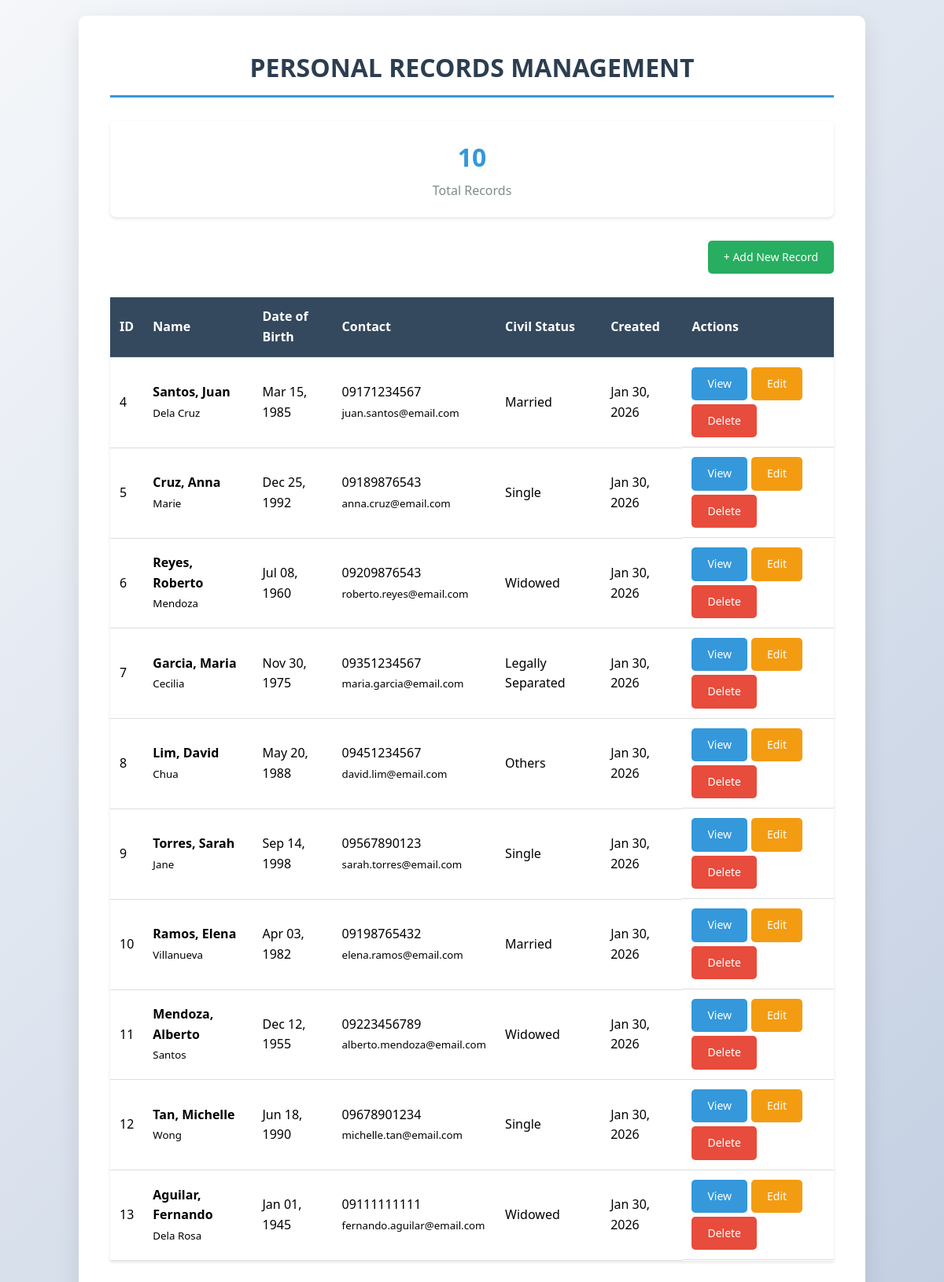
The page / on the database its author committed.
### tables this page shows
CREATE TABLE `personal_data` (
  `id` int(11) NOT NULL,
  `last_name` varchar(100) NOT NULL,
  `first_name` varchar(100) NOT NULL,
  `middle_name` varchar(100) DEFAULT NULL,
  `suffix` varchar(20) DEFAULT NULL,
  `dob` date NOT NULL,
  `sex` enum('Male','Female') NOT NULL,
  `civil_status` varchar(50) NOT NULL,
  `civil_status_other` varchar(100) DEFAULT NULL,
  `tin` varchar(50) DEFAULT NULL,
  `nationality` varchar(100) NOT NULL,
  `religion` varchar(100) DEFAULT NULL,
  `pob_city_municipality` varchar(100) NOT NULL,
  `pob_province` varchar(100) DEFAULT NULL,
  `pob_country` varchar(100) DEFAULT 'Philippines',
  `birth_same_as_home` tinyint(1) DEFAULT 0,
  `home_address` text DEFAULT NULL,
  `mobile` varchar(20) NOT NULL,
  `email` varchar(100) NOT NULL,
  `telephone` varchar(50) DEFAULT NULL,
  `father_last_name` varchar(100) DEFAULT NULL,
  `father_first_name` varchar(100) DEFAULT NULL,
  `father_middle_name` varchar(100) DEFAULT NULL,
  `father_suffix` varchar(20) DEFAULT NULL,
  `father_dob` date DEFAULT NULL,
  `mother_last_name` varchar(100) DEFAULT NULL,
  `mother_first_name` varchar(100) DEFAULT NULL,
  `mother_middle_name` varchar(100) DEFAULT NULL,
  `mother_suffix` varchar(20) DEFAULT NULL,
  `mother_dob` date DEFAULT NULL,
  `created_at` timestamp NOT NULL DEFAULT current_timestamp()
);

### functions.php (called while the page is built, shortened)
<?php
function getDB() {
    return getDBConnection();
}
function getAllRecords($page = 1, $perPage = 10) {
    $pdo = getDB();
    $offset = ($page - 1) * $perPage;
    $sql = "SELECT SQL_CALC_FOUND_ROWS * FROM personal_data ORDER BY created_at DESC LIMIT " . (int)$perPage . " OFFSET " . (int)$offset;
    $stmt = $pdo->query($sql);
    $records = $stmt->fetchAll();
    $totalStmt = $pdo->query("SELECT FOUND_ROWS()");
    $total = $totalStmt->fetchColumn();
    return ['records' => $records, 'total' => $total, 'pages' => ceil($total / $perPage)];
}
?>

### index.php (the view, shortened to what this page needs)
<?php
require_once 'functions.php';
$page = isset($_GET['page']) ? max(1, intval($_GET['page'])) : 1;
$perPage = 10;
$result = getAllRecords($page, $perPage);
$records = $result['records'];
$totalRecords = $result['total'];
?>
<!DOCTYPE html>
<html lang="en">
<head>
    <link rel="stylesheet" href="css/style.css">
</head>
<body>
    <div class="container">
        <h1>PERSONAL RECORDS MANAGEMENT</h1>
        <div class="stats">
            <div class="stat-card">
                <div class="stat-number"><?php echo $totalRecords; ?></div>
                <div class="stat-label">Total Records</div>
            </div>
        </div>
        <div class="dashboard-header">
            <a href="create.php" class="btn btn-success">+ Add New Record</a>
        </div>
        <?php if (count($records) > 0): ?>
            <table>
                <thead>
                    <tr>
                        <th>ID</th>
                        <th>Name</th>
                        <th>Date of Birth</th>
                        <th>Contact</th>
                        <th>Civil Status</th>
                        <th>Created</th>
                        <th>Actions</th>
                    </tr>
                </thead>
                <tbody>
                    <?php foreach ($records as $record): ?>
                        <tr>
                            <td><?php echo $record['id']; ?></td>
                            <td>
                                <strong><?php echo htmlspecialchars($record['last_name'] . ', ' . $record['first_name']); ?></strong>
                                <?php if ($record['middle_name']): ?>
                                    <br><small><?php echo htmlspecialchars($record['middle_name']); ?></small>
                                <?php endif; ?>
                            </td>
                            <td><?php echo date('M d, Y', strtotime($record['dob'])); ?></td>
                            <td>
                                <?php echo htmlspecialchars($record['mobile']); ?><br>
                                <small><?php echo htmlspecialchars($record['email']); ?></small>
                            </td>
                            <td><?php echo htmlspecialchars($record['civil_status']); ?></td>
                            <td><?php echo date('M d, Y', strtotime($record['created_at'])); ?></td>
                            <td class="actions">
                                <a href="view.php?id=<?php echo $record['id']; ?>" class="btn btn-view">View</a>
                                <a href="edit.php?id=<?php echo $record['id']; ?>" class="btn btn-edit">Edit</a>
                                <a href="delete.php?id=<?php echo $record['id']; ?>"
                                   class="btn btn-delete"
                                   onclick="return confirm('Are you sure you want to delete this record? This action cannot be undone.')">Delete</a>
                            </td>
                        </tr>
                    <?php endforeach; ?>
                </tbody>
            </table>
        <?php endif; ?>
    </div>
</body>
</html>

### css/style.css (style rules this page uses)
:root { --primary-color: #3498db; --primary-dark: #2980b9; --danger-color: #e74c3c; --success-color: #27ae60; --text-dark: #2c3e50; --text-gray: #7f8c8d; --bg-light: #ecf0f1; --border-color: #bdc3c7; }
* { box-sizing: border-box; font-family: 'Segoe UI', Tahoma, Geneva, Verdana, sans-serif; margin: 0; padding: 0; }
body { background: linear-gradient(135deg, #f5f7fa 0%, #c3cfe2 100%); padding: 20px; line-height: 1.6; }
.container { max-width: 1000px; margin: 0 auto; background: white; padding: 40px; border-radius: 10px; box-shadow: 0 10px 30px rgba(0,0,0,0.1); }
h1 { color: var(--text-dark); text-align: center; margin-bottom: 30px; border-bottom: 3px solid var(--primary-color); padding-bottom: 10px; }

### index.php (style rules this page uses)
.dashboard-header { display: flex; justify-content: flex-end; align-items: center; margin-bottom: 30px; }
.btn { padding: 10px 20px; border: none; border-radius: 5px; cursor: pointer; text-decoration: none; display: inline-block; font-size: 14px; transition: opacity 0.3s; }
.btn-success { background: #27ae60; color: white; }
.btn-view { background: #3498db; color: white; }
.btn-edit { background: #f39c12; color: white; }
.btn-delete { background: #e74c3c; color: white; }
table { width: 100%; border-collapse: collapse; margin-top: 20px; background: white; box-shadow: 0 2px 4px rgba(0,0,0,0.1); }
th, td { padding: 12px; text-align: left; border-bottom: 1px solid #ddd; }
th { background: #34495e; color: white; font-weight: 600; }
.actions { display: flex; gap: 5px; flex-wrap: wrap; }
.stats { display: grid; grid-template-columns: repeat(auto-fit, minmax(200px, 1fr)); gap: 20px; margin-bottom: 30px; }
.stat-card { background: white; padding: 20px; border-radius: 8px; box-shadow: 0 2px 4px rgba(0,0,0,0.1); text-align: center; }
.stat-number { font-size: 2em; font-weight: bold; color: #3498db; }
.stat-label { color: #7f8c8d; margin-top: 5px; }

### rows shown on the page
personal_data: id "4", last_name+first_name "Santos, Juan", middle_name "Dela Cruz", dob "Mar 15, 1985", mobile "09171234567", email "juan.santos@email.com", civil_status "Married", created_at "Jan 30, 2026"
personal_data: id "5", last_name+first_name "Cruz, Anna", middle_name "Marie", dob "Dec 25, 1992", mobile "09189876543", email "anna.cruz@email.com", civil_status "Single", created_at "Jan 30, 2026"
personal_data: id "6", last_name+first_name "Reyes, Roberto", middle_name "Mendoza", dob "Jul 08, 1960", mobile "09209876543", email "roberto.reyes@email.com", civil_status "Widowed", created_at "Jan 30, 2026"
personal_data: id "7", last_name+first_name "Garcia, Maria", middle_name "Cecilia", dob "Nov 30, 1975", mobile "09351234567", email "maria.garcia@email.com", civil_status "Legally Separated", created_at "Jan 30, 2026"
personal_data: id "8", last_name+first_name "Lim, David", middle_name "Chua", dob "May 20, 1988", mobile "09451234567", email "david.lim@email.com", civil_status "Others", created_at "Jan 30, 2026"
personal_data: id "9", last_name+first_name "Torres, Sarah", middle_name "Jane", dob "Sep 14, 1998", mobile "09567890123", email "sarah.torres@email.com", civil_status "Single", created_at "Jan 30, 2026"
personal_data: id "10", last_name+first_name "Ramos, Elena", middle_name "Villanueva", dob "Apr 03, 1982", mobile "09198765432", email "elena.ramos@email.com", civil_status "Married", created_at "Jan 30, 2026"
personal_data: id "11", last_name+first_name "Mendoza, Alberto", middle_name "Santos", dob "Dec 12, 1955", mobile "09223456789", email "alberto.mendoza@email.com", civil_status "Widowed", created_at "Jan 30, 2026"
personal_data: id "12", last_name+first_name "Tan, Michelle", middle_name "Wong", dob "Jun 18, 1990", mobile "09678901234", email "michelle.tan@email.com", civil_status "Single", created_at "Jan 30, 2026"
personal_data: id "13", last_name+first_name "Aguilar, Fernando", middle_name "Dela Rosa", dob "Jan 01, 1945", mobile "09111111111", email "fernando.aguilar@email.com", civil_status "Widowed", created_at "Jan 30, 2026"

### other values the page prints
$totalRecords "10"
